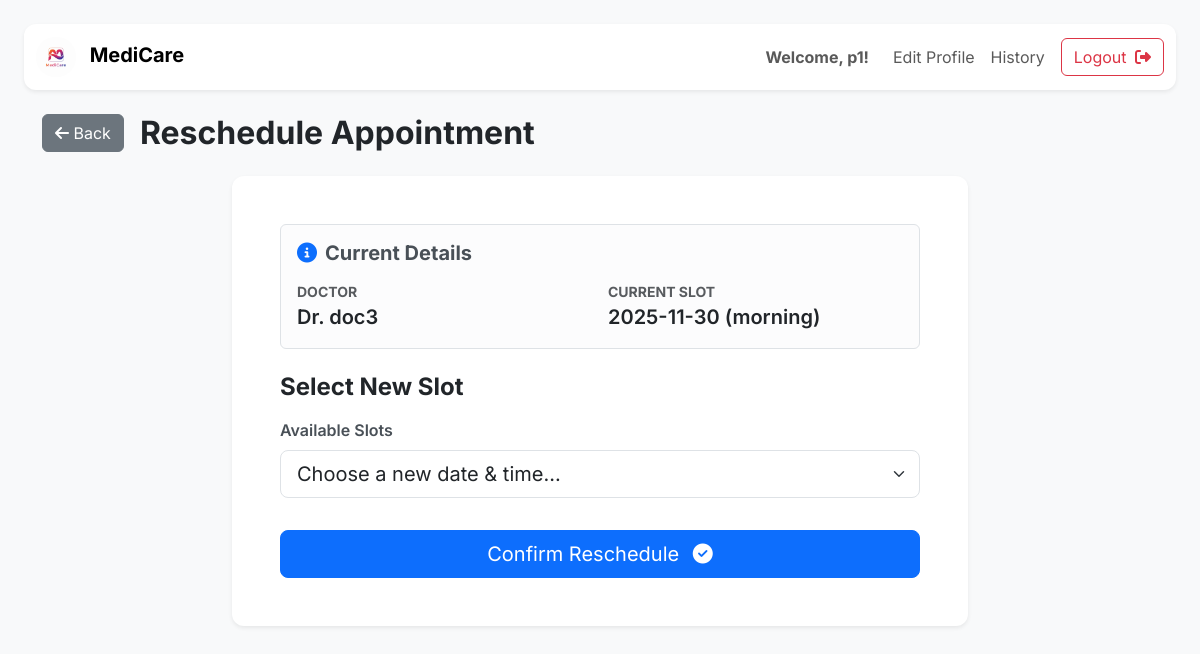
The page /reschedule_appointment/8 (signed in) on the database its author committed.
### application/models.py (models this page shows)
class User(db.Model):
    __tablename__ = 'user'
    id = db.Column(db.Integer(),primary_key = True)
    blocked = db.Column(db.Boolean(), default=False, nullable=False)
    username = db.Column(db.String(), unique=True, nullable=False)
    password = db.Column(db.String(), nullable=False)
    type = db.Column(db.String(), default="patient", nullable=False)
    patient = db.relationship('Patient', backref='user', cascade="all, delete-orphan")
    doctor = db.relationship('Doctor', backref='user', cascade="all, delete-orphan")

class Doctor(db.Model):
    __tablename__ = 'doctor'
    id = db.Column(db.Integer(),primary_key = True)
    doctor_name = db.Column(db.String(), nullable=False)
    password = db.Column(db.String(), nullable=False)
    email = db.Column(db.String(), nullable=False)
    department_id = db.Column(db.Integer(), db.ForeignKey('department.id'), nullable=False)
    user_id = db.Column(db.Integer(), db.ForeignKey('user.id', ondelete="CASCADE"), nullable=False)
    type = db.Column(db.String(), nullable=False)
    experience = db.Column(db.Integer(), nullable=False)
    appointment = db.relationship('Appointment', backref='doctor')
    availability = db.relationship('Availability', backref='doctor', cascade="all, delete-orphan")

class Appointment(db.Model):
    __tablename__ = 'appointment'
    id = db.Column(db.Integer(),primary_key = True)
    patient_id = db.Column(db.Integer(), db.ForeignKey('patient.id', ondelete="CASCADE"), nullable=True)
    doctor_id = db.Column(db.Integer(), db.ForeignKey('doctor.id', ondelete="CASCADE"), nullable=True)
    date = db.Column(db.String(), nullable=False)
    time = db.Column(db.String(), nullable=False)
    visit_type = db.Column(db.String(), default="In-person", nullable=False)
    status = db.Column(db.String(), default="Upcoming")

### application/controllers.py (the view, shortened to what this page needs)
@app.route("/reschedule_appointment/<int:id>", methods=['GET', 'POST'])
def reschedule_appointment(id):
    patient, err = require_patient()
    if err: return err
    appt = Appointment.query.get_or_404(id)
    if appt.patient_id != patient.id:
        flash("Unauthorized!", "danger")
        return redirect("/patient")
    doctor = appt.doctor
    slots = Availability.query.filter_by(doctor_id=doctor.id, is_available=True).all()
    return render_template(
        "reschedule_appointment.html",
        appointment=appt,
        doctor=doctor,
        slots=slots,
        patient=patient,
        this_user=current_user()
    )

### application/controllers.py (called while the page is built)
def current_user():
    uid = session.get("user_id")
    return User.query.get(uid) if uid else None

def require_patient():
    user = current_user()
    if not user:
        return None, redirect("/login")
    patient = Patient.query.filter_by(user_id=user.id).first()
    if not patient:
        flash("Unauthorized!", "danger")
        return None, redirect("/patient")
    return patient, None

### templates/reschedule_appointment.html (shortened to what this page needs)
<!DOCTYPE html>
<html lang="en">
<head>
    <link href="https://cdn.jsdelivr.net/npm/bootstrap@5.3.2/dist/css/bootstrap.min.css" rel="stylesheet">
</head>
<body class="p-4">
    <nav class="navbar navbar-expand-lg navbar-light bg-white shadow-sm sticky-top mb-4" style="border-radius: 0.75rem;">
        <div class="container-fluid">
            <a class="navbar-brand" href="/patient">
                <img src="{{ url_for('static', filename='logo2.png') }}" alt="Logo" style="height: 40px; border-radius: 50%;">
                <span class="fw-bold ms-2">MediCare</span>
            </a>
            <div class="collapse navbar-collapse" id="patientNav">
                <ul class="navbar-nav ms-auto mb-2 mb-lg-0 align-items-center">
                    <li class="nav-item d-none d-lg-block">
                        <span class="navbar-text fw-bold me-3">Welcome, {{this_user.username}}!</span>
                    </li>
                    <li class="nav-item">
                        <a href="/edit_profile?username={{this_user.username}}" class="nav-link">Edit Profile</a>
                    </li>
                    <li class="nav-item">
                        <a href="/patient_history" class="nav-link">History</a>
                    </li>
                    <li class="nav-item">
                        <a href="/login" class="btn btn-outline-danger ms-lg-2">
                            Logout <i class="fa-solid fa-right-from-bracket ms-1"></i>
                        </a>
                    </li>
                </ul>
            </div>
        </div>
    </nav>
    <main class="container">
        <div class="d-flex align-items-center mb-4">
            <a href="/patient" class="btn btn-secondary me-3">
                <i class="fa-solid fa-arrow-left"></i> Back
            </a>
            <h2 class="mb-0 fw-bold">Reschedule Appointment</h2>
        </div>
        <div class="row justify-content-center">
            <div class="col-lg-8 col-md-10">
                <div class="card shadow-sm p-4 p-md-5">
                    <div class="alert alert-light border mb-4">
                        <h5 class="alert-heading fw-bold mb-3"><i class="fa-solid fa-info-circle me-2 text-primary"></i>Current Details</h5>
                        <div class="row g-3">
                            <div class="col-md-6">
                                <small class="text-muted text-uppercase fw-bold d-block">Doctor</small>
                                <span class="fs-5 fw-semibold text-dark">Dr. {{ doctor.doctor_name }}</span>
                            </div>
                            <div class="col-md-6">
                                <small class="text-muted text-uppercase fw-bold d-block">Current Slot</small>
                                <span class="fs-5 fw-semibold text-dark">{{ appointment.date }} ({{ appointment.time }})</span>
                            </div>
                        </div>
                    </div>
                    <form method="POST">
                        <h4 class="fw-bold mb-3">Select New Slot</h4>
                        {% if slots %}
                            <div class="mb-4">
                                <label class="form-label">Available Slots</label>
                                <select name="slot_id" class="form-select form-select-lg" required>
                                    <option value="" selected disabled>Choose a new date & time...</option>
                                </select>
                            </div>
                            <div class="d-grid pt-2">
                                <button class="btn btn-primary btn-lg">
                                    Confirm Reschedule <i class="fa-solid fa-check-circle ms-2"></i>
                                </button>
                            </div>
                        {% endif %}
                    </form>
                </div>
            </div>
        </div>
    </main>
</body>
</html>

### templates/reschedule_appointment.html (style rules this page uses)
body { font-family: 'Inter', sans-serif; background-color: #f8f9fa; }
.card { border: none; border-radius: 0.75rem; }
.form-label { font-weight: 600; color: #495057; margin-bottom: 0.5rem; }

### rows shown on the page
User: username "p1"
Doctor: doctor_name "doc3"
Appointment: date "2025-11-30", time "morning"
